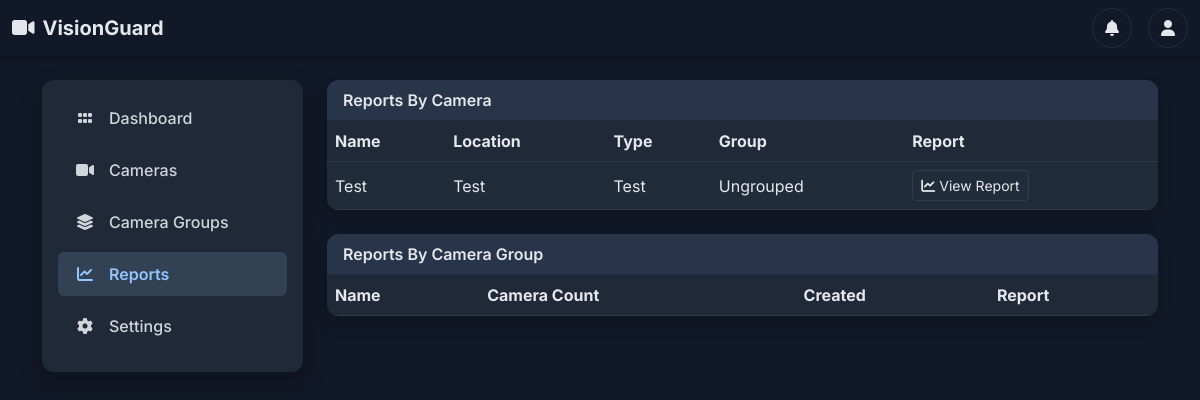
The page /reports (signed in) on the database its author committed.
### app.py (models this page shows)
class Camera(db.Model):
    __tablename__ = "camera"
    id = db.Column(db.Integer, primary_key=True)
    number = db.Column(db.Integer, autoincrement=True)
    user_id = db.Column(db.Integer, db.ForeignKey("user.id"), nullable=True)
    location = db.Column(db.String(100), nullable=False)
    area = db.Column(db.String(100), nullable=False, default="")
    name = db.Column(db.String(100), nullable=False)
    rtsp_url = db.Column(db.String(512), nullable=False, default="")
    type = db.Column(db.String(50), nullable=False)
    status = db.Column(db.String(20), default="Active")
    group_id = db.Column(db.Integer, db.ForeignKey("camera_group.id"), nullable=True)

### app.py (the view)
@app.route("/reports")
@login_required
def reports():
    cameras = _get_current_user_cameras()
    groups = _get_current_user_camera_groups()
    return render_template(
        "reports.html",
        active="reports",
        cameras=cameras,
        groups=groups,
    )

### app.py (called while the page is built)
@login_manager.user_loader
def load_user(user_id):
    return User.query.get(int(user_id))

def _user_camera_query():
    return Camera.query.filter_by(user_id=current_user.id)

def _user_camera_group_query():
    return CameraGroup.query.filter_by(user_id=current_user.id)

def _get_current_user_cameras() -> list[Camera]:
    return _user_camera_query().order_by(Camera.location.asc(), Camera.name.asc()).all()

def _get_current_user_camera_groups() -> list[CameraGroup]:
    return _user_camera_group_query().order_by(CameraGroup.name.asc()).all()

### templates/reports.html (shortened to what this page needs)
{% extends "layout.html" %}
{% block content %}
<div class="card shadow mb-4">
  <div class="card-header">Reports By Camera</div>
  <div class="card-body p-0">
    <div class="table-responsive">
      <table class="table table-striped align-middle mb-0">
        <thead>
          <tr>
            <th>Name</th>
            <th>Location</th>
            <th>Type</th>
            <th>Group</th>
            <th>Report</th>
          </tr>
        </thead>
        <tbody>
          {% for camera in cameras %}
          <tr>
            <td>{{ camera.name }}</td>
            <td>{{ camera.location }}</td>
            <td>{{ camera.type }}</td>
            <td>{{ camera.group.name if camera.group else 'Ungrouped' }}</td>
            <td>
              <a class="btn btn-outline-secondary btn-sm" href="{{ url_for('camera_report_detail', camera_id=camera.id) }}">
                <i class="fa-solid fa-chart-line me-1"></i>View Report
              </a>
            </td>
          </tr>
          {% endfor %}
        </tbody>
      </table>
    </div>
  </div>
</div>
<div class="card shadow">
  <div class="card-header">Reports By Camera Group</div>
  <div class="card-body p-0">
    <div class="table-responsive">
      <table class="table table-striped align-middle mb-0">
        <thead>
          <tr>
            <th>Name</th>
            <th>Camera Count</th>
            <th>Created</th>
            <th>Report</th>
          </tr>
        </thead>
      </table>
    </div>
  </div>
</div>
{% endblock %}

### templates/layout.html (style rules this page uses)
:root { --vg-body-bg: #f8f9fa; --vg-surface: #ffffff; --vg-surface-muted: #f1f3f5; --vg-border-soft: rgba(0, 0, 0, 0.08); --vg-text: #212529; --vg-text-muted: #6c757d; --vg-nav-text: #495057; --vg-nav-hover-bg: #e9ecef; --vg-nav-hover-text: #0d6efd; --vg-shadow: 0 2px 6px rgba(0, 0, 0, 0.05); --vg-navbar-shadow: 0 1px 4px rgba(0, 0, 0, 0.1); }
body.dark-mode { --vg-body-bg: #111827; --vg-surface: #1f2937; --vg-surface-muted: #273449; --vg-border-soft: rgba(255, 255, 255, 0.08); --vg-text: #e5e7eb; --vg-text-muted: #9ca3af; --vg-nav-text: #d1d5db; --vg-nav-hover-bg: #334155; --vg-nav-hover-text: #93c5fd; --vg-shadow: 0 10px 25px rgba(0, 0, 0, 0.25); --vg-navbar-shadow: 0 1px 4px rgba(0, 0, 0, 0.35); }
body { background-color: var(--vg-body-bg); color: var(--vg-text); font-family: 'Inter', sans-serif; }
.card { border: none; border-radius: 12px; overflow: hidden; background-color: var(--vg-surface); color: var(--vg-text); }
.card-header { background-color: var(--vg-surface-muted); font-weight: 600; display: flex; justify-content: space-between; align-items: center; }
.table { --bs-table-bg: var(--vg-surface); --bs-table-color: var(--vg-text); --bs-table-striped-bg: color-mix(in srgb, var(--vg-surface) 88%, var(--vg-nav-hover-bg)); --bs-table-striped-color: var(--vg-text); --bs-table-border-color: var(--vg-border-soft); }
.dropdown-divider, .modal-header, .modal-footer, .offcanvas-header, .offcanvas-body, .table th, .table td { border-color: var(--vg-border-soft); }
.btn-outline-secondary { color: var(--vg-text); border-color: var(--vg-border-soft); }

### rows shown on the page
Camera: name "Test", location "Test", type "Test", group "Ungrouped"
